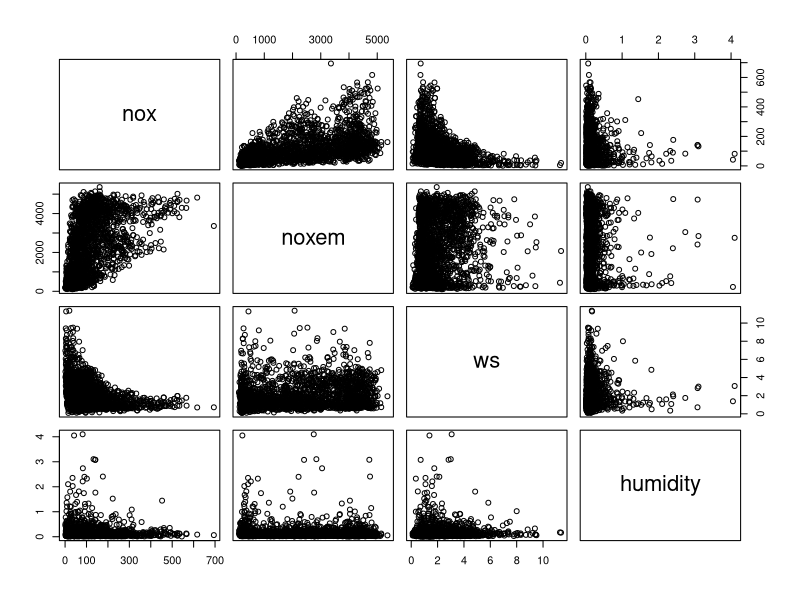
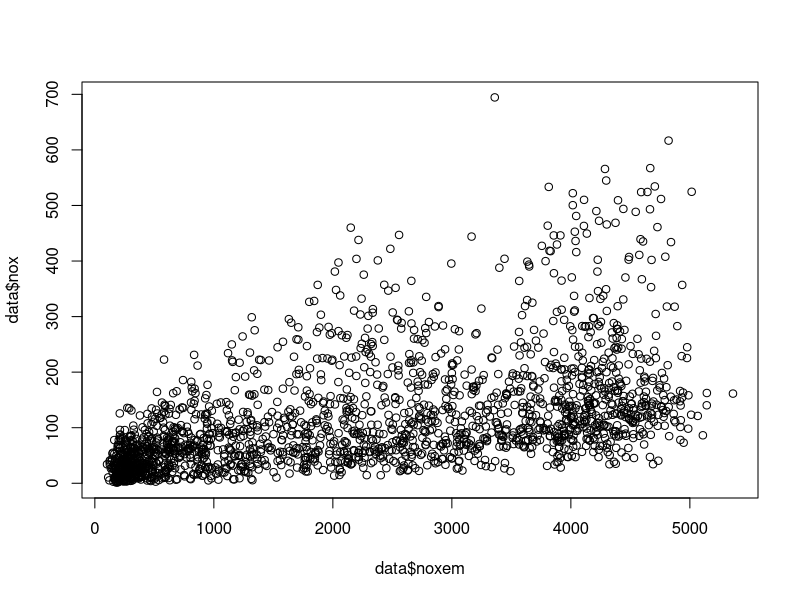
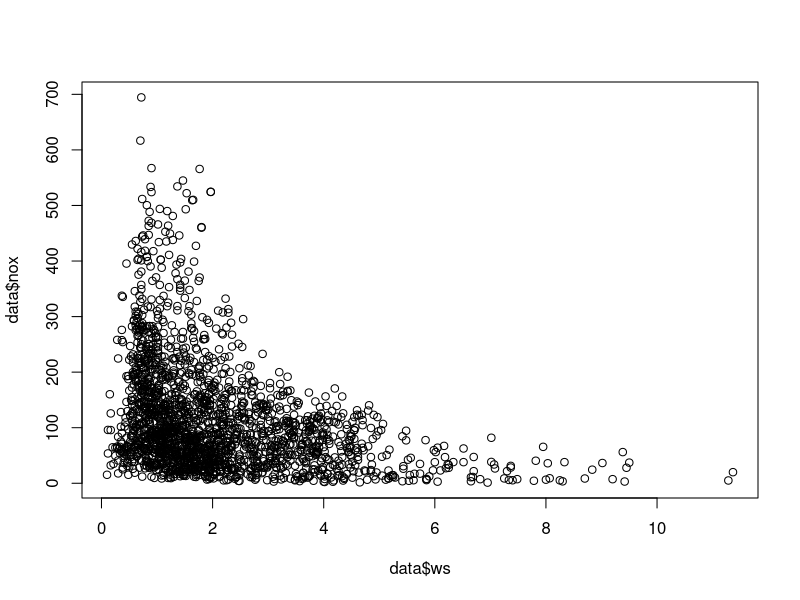
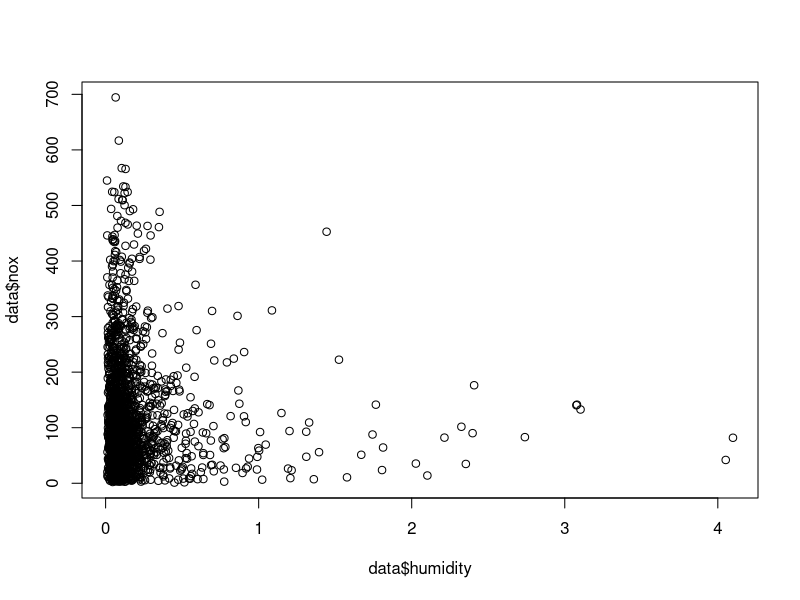
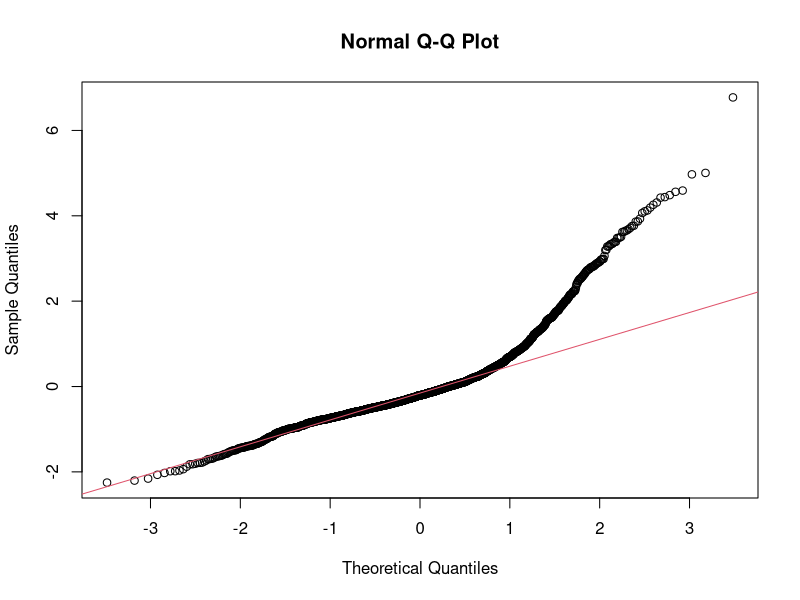
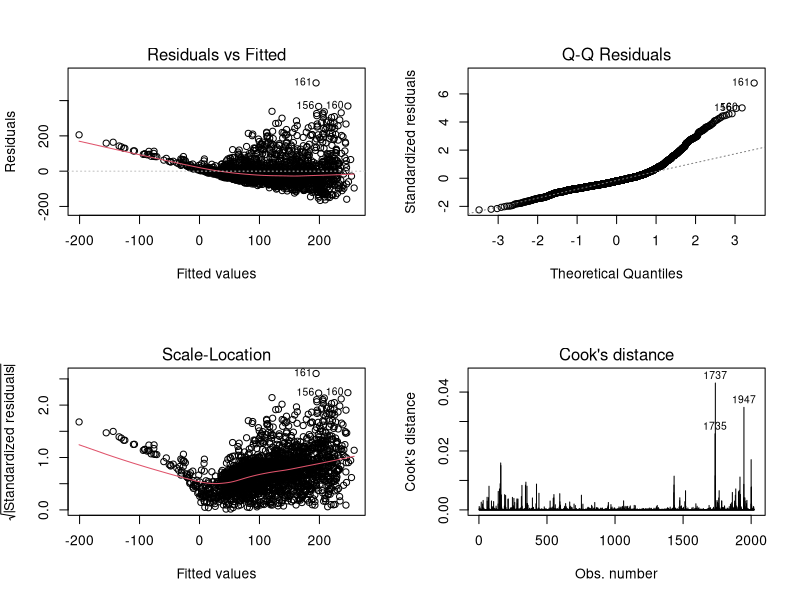
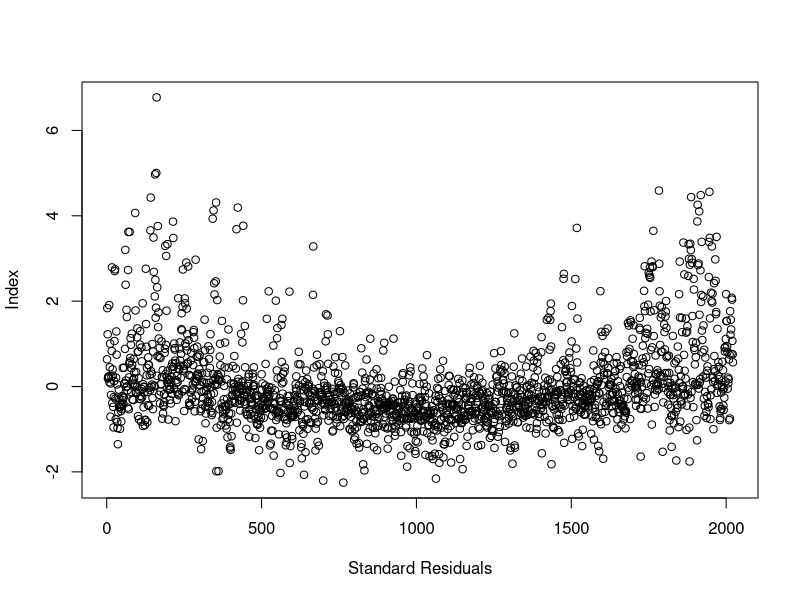
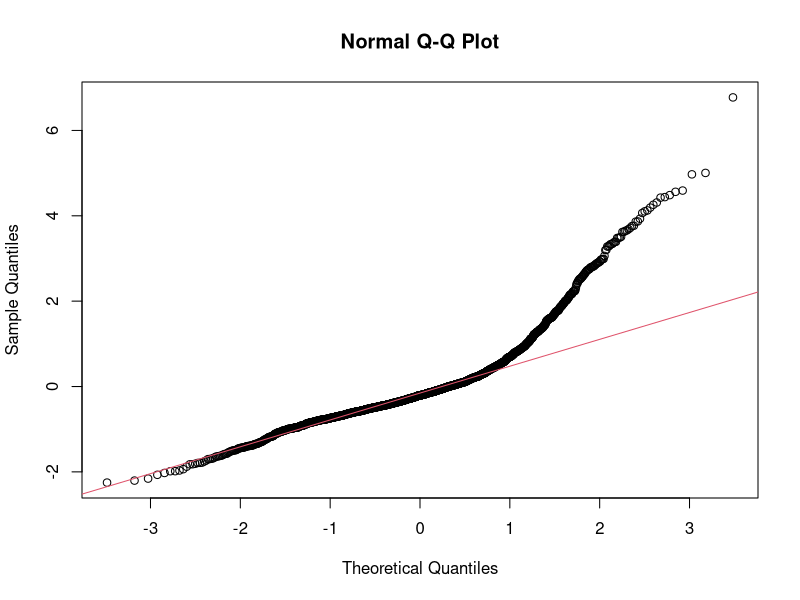

These figures' R source, in order: (Note: this script raises an error after producing the figures.)
# Statistical Data and Analysis - ICA. 

# Plot the standard lin model plots
lmsum <- function(lm) {
  # Some analytics plots
  par(mfrow=c(2,2))
  plot(lm, which=c(1,2,3,4), ask=FALSE)
  par(mfrow=c(1,1))
}

# Plots important of Pairs of variables
summaryplots <- function(data) {
  # Initial Matrix plot of all variables.
  pairs(data)
  
  plot(data$noxem,data$nox)
  plot(data$ws,data$nox)
  plot(data$humidity,data$nox)
}

summarisemodel <- function(lm) {
  # Get the residuals from the data
  summary(lm)
  
  nox.res <-residuals(nox.fit);
  nox.stdres <- rstandard(nox.fit);
  
  # Plotting QQ plot of standardised Residuals
  qqnorm(nox.stdres);
  qqline(nox.stdres, col = 2);
  
  lmsum(lm)
}

# Import the data:
data <- read.table('emissionssw.dat', header = T)
summaryplots(data)

### Multivariate Linear Regression ### 
X = as.matrix(data[,c('noxem','ws','humidity')]);
Y = as.matrix(data[,'nox']);

# Simple linear case
nox.fit <- lm(nox ~ noxem + ws + humidity, data=data);
summarisemodel(nox.fit)
plot(rstandard(nox.fit), xlab = "Standard Residuals", ylab = "Index")



# Try some log models
logdata = log(data)

# Simple log
log.fit <- lm(nox ~ noxem + ws + humidity, data=logdata);
summarisemodel(log.fit)

# Better but OTT
loginteractions.fit <- lm(nox ~ noxem * ws * humidity, data=logdata);
summarisemodel(loginteractions.fit)

# Plotting Residuals with respect to Predictors:
par( oma=c(1,1,3,1) );
par( mfrow=c(1,3) );
plot( nox.stdres, X[,1], ylab="Noxem predictors", xlab="Standardised residuals" )
plot( nox.stdres, X[,2], ylab="Wind Speed predictors", xlab = "Standardised residuals")
plot( nox.stdres, X[,3], ylab="Humidity predictors", xlab = "Standardised residuals")
par(mfrow=c(1,1))

# Auto-correlation ! 
acf(data$nox)
